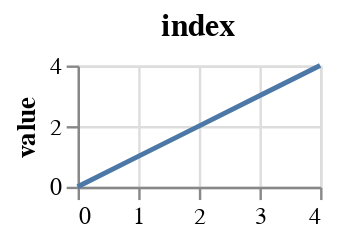

The code cell stored with this chart in its notebook:
### Code cell
import altair as alt
from google.colab import autoviz
df_8375871047186156634 = autoviz.get_registered_df('df_8375871047186156634')

def value_plot(df, y, sort_ascending=False, width=100, height=50):
  if sort_ascending:
    df = df.sort_values(y).reset_index(drop=True)
  return (alt.Chart(df.reset_index()).mark_line()
          .encode(x=alt.X('index', title=''), y=alt.X(y, title='value'))
          .properties(width=width, height=height, title=y))

chart = value_plot(df_8375871047186156634, *['index'], **{})
chart

### Figure 1 — Vega-Lite specification as saved in the notebook (floating-point values rounded to 4 significant figures)
{"config": {"view": {"continuousWidth": 400, "continuousHeight": 300}}, "data": {"name": "data-7220002a714ba2226b7801a4c4fb9818"}, "mark": "line", "encoding": {"x": {"field": "index", "title": "", "type": "quantitative"}, "y": {"field": "index", "title": "value", "type": "quantitative"}}, "height": 50, "title": "index", "width": 100, "$schema": "https://vega.github.io/schema/vega-lite/v4.17.0.json", "datasets": {"data-7220002a714ba2226b7801a4c4fb9818": [{"level_0": 0, "index": 0, "version": 1, "data": {"source": "wikipedia", "id": "3zotghdk5ibi9cex97fepx7jetpso7", "filename": "Vatican_Library.txt", "story": "The Vatican Apostolic Library (), more commonly called the Vatican Library or simply the Vat, is the library of the Holy See, located in Vatican City. Formally established in 1475, although it is much older, it is one of the oldest libraries in the world and contains one of the most significant collections of historical texts. It has 75,000 codices from throughout history, as well as 1.1 million printed books, which include some 8,500 incunabula. \n\nThe Vatican Library is a research library for history, law, philosophy, science and theology. The Vatican Library is open to anyone who can document their qualifications and research needs. Photocopies for private study of pages from books published between 1801 and 1990 can be requested in person or by mail. \n\nIn March 2014, the Vatican Library began an initial four-year project of digitising its collection of manuscripts, to be made available online. \n\nThe Vatican Secret Archives were separated from the library at the beginning of the 17th century; they contain another 150,000 items. \n\nScholars have traditionally divided the history of the library into five periods, Pre-Lateran, Lateran, Avignon, Pre-Vatican and Vatican. \n\nThe Pre-Lateran period, comprising the initial days of the library, dated from the earliest days of the Church. Only a handful of volumes survive from this period, though some are very significant.", "questions": [{"input_text": "When was the Vat formally opened?", "turn_id": 1}, {"input_text": "what is the library for?", "turn_id": 2}, {"input_text": "for what subjects?", "turn_id": 3}, {"input_text": "and?", "turn_id": 4}, {"input_text": "what was started in 2014?", "turn_id": 5}, {"input_text": "how do scholars divide the library?", "turn_id": 6}, {"input_text": "how many?", "turn_id": 7}, {"input_text": "what is the official name of the Vat?", "turn_id": 8}, {"input_text": "where is it?", "turn_id": 9}, {"input_text": "how many printed books does it contain?", "turn_id": 10}, {"input_text": "when were the Secret Archives moved from the rest of the library?", "turn_id": 11}, {"input_text": "how many items are in this secret collection?", "turn_id": 12}, {"input_text": "Can anyone use this library?", "turn_id": 13}, {"input_text": "what must be requested to view?", "turn_id": 14}, {"input_text": "what must be requested in person or by mail?", "turn_id": 15}, {"input_text": "of what books?", "turn_id": 16}, {"input_text": "What is the Vat the library of?", "turn_id": 17}, {"input_text": "How many books survived the Pre Lateran period?", "turn_id": 18}, {"input_text": "what is the point of the project started in 2014?", "turn_id": 19}, {"input_text": "what will this allow?", "turn_id": 20}], "answers": [{"span_start": 151, "span_end": 179, "span_text": "Formally established in 1475", "input_text": "It was formally established in 1475", "turn_id": 1}, {"span_start": 454, "span_end": 494, "span_text": "he Vatican Library is a research library", "input_text": "research", "turn_id": 2}, {"span_start": 457, "span_end": 511, "span_text": "Vatican Library is a research library for history, law", "input_text": "history, and law", "turn_id": 3}, {"span_start": 457, "span_end": 545, "span_text": "Vatican Library is a research library for history, law, philosophy, science and theology", "input_text": "philosophy, science and theology", "turn_id": 4}, {"span_start": 769, "span_end": 879, "span_text": "March 2014, the Vatican Library began an initial four-year project of digitising its collection of manuscripts", "input_text": "a  project", "turn_id": 5}, {"span_start": 1048, "span_end": 1127, "span_text": "Scholars have traditionally divided the history of the library into five period", "input_text": "into periods", "turn_id": 6}, {"span_start": 1048, "span_end": 1128, "span_text": "Scholars have traditionally divided the history of the library into five periods", "input_text": "five", "turn_id": 7}, {"span_start": 4, "span_end": 94, "span_text": "Vatican Apostolic Library (), more commonly called the Vatican Library or simply the Vat, ", "input_text": "The Vatican Apostolic Library", "turn_id": 8}, {"span_start": 94, "span_end": 150, "span_text": "is the library of the Holy See, located in Vatican City.", "input_text": "in Vatican City", "turn_id": 9}, {"span_start": 328, "span_end": 412, "span_text": " It has 75,000 codices from throughout history, as well as 1.1 million printed books", "input_text": "1.1 million", "turn_id": 10}, {"span_start": 917, "span_end": 1009, "span_text": "atican Secret Archives were separated from the library at the beginning of the 17th century;", "input_text": "at the beginning of the 17th century;", "turn_id": 11}, {"span_start": 915, "span_end": 1046, "span_text": " Vatican Secret Archives were separated from the library at the beginning of the 17th century; they contain another 150,000 items. ", "input_text": "150,000", "turn_id": 12}, {"span_start": 546, "span_end": 643, "span_text": " The Vatican Library is open to anyone who can document their qualifications and research needs. ", "input_text": "anyone who can document their qualifications and research needs.", "turn_id": 13}, {"span_start": -1, "span_end": -1, "span_text": "unknown", "input_text": "unknown", "turn_id": 14, "bad_turn": "true"}, {"span_start": 643, "span_end": 764, "span_text": "Photocopies for private study of pages from books published between 1801 and 1990 can be requested in person or by mail. ", "input_text": "Photocopies", "turn_id": 15}, {"span_start": 644, "span_end": 724, "span_text": "hotocopies for private study of pages from books published between 1801 and 1990", "input_text": "only books published between 1801 and 1990", "turn_id": 16}, {"span_start": 78, "span_end": 125, "span_text": "simply the Vat, is the library of the Holy See,", "input_text": "the Holy See", "turn_id": 17}, {"span_start": 1192, "span_end": 1384, "span_text": "Pre-Lateran period, comprising the initial days of the library, dated from the earliest days of the Church. Only a handful of volumes survive from this period, though some are very significant", "input_text": "a handful of volumes", "turn_id": 18}, {"span_start": 785, "span_end": 881, "span_text": "Vatican Library began an initial four-year project of digitising its collection of manuscripts, ", "input_text": "digitising manuscripts", "turn_id": 19}, {"span_start": 868, "span_end": 910, "span_text": "manuscripts, to be made available online. ", "input_text": "them to be viewed online.", "turn_id": 20}], "name": "Vatican_Library.txt"}}, {"level_0": 1, "index": 1, "version": 1, "data": {"source": "cnn", "id": "3wj1oxy92agboo5nlq4r7bndc3t8a8", "filename": "cnn_fe05c61a7e48461f7883cdec387567029614f07b.story", "story": "New York (CNN) -- More than 80 Michael Jackson collectibles -- including the late pop star's famous rhinestone-studded glove from a 1983 performance -- were auctioned off Saturday, reaping a total $2 million. \n\nProfits from the auction at the Hard Rock Cafe in New York's Times Square crushed pre-sale expectations of only $120,000 in sales. \n\nThe highly prized memorabilia, which included items spanning the many stages of Jackson's career, came from more than 30 fans, associates and family members, who contacted Julien's Auctions to sell their gifts and mementos of the singer. \n\nJackson's flashy glove was the big-ticket item of the night, fetching $420,000 from a buyer in Hong Kong, China. Jackson wore the glove at a 1983 performance during \"Motown 25,\" an NBC special where he debuted his revolutionary moonwalk. \n\nFellow Motown star Walter \"Clyde\" Orange of the Commodores, who also performed in the special 26 years ago, said he asked for Jackson's autograph at the time, but Jackson gave him the glove instead. \n\n\"The legacy that [Jackson] left behind is bigger than life for me,\" Orange said. \"I hope that through that glove people can see what he was trying to say in his music and what he said in his music.\" \n\nOrange said he plans to give a portion of the proceeds to charity. \n\nHoffman Ma, who bought the glove on behalf of Ponte 16 Resort in Macau, paid a 25 percent buyer's premium, which was tacked onto all final sales over $50,000. Winners of items less than $50,000 paid a 20 percent premium. ", "questions": [{"input_text": "Where was the Auction held?", "turn_id": 1}, {"input_text": "How much did they make?", "turn_id": 2}, {"input_text": "How much did they expected?", "turn_id": 3}, {"input_text": "WHo buy the Jackson Glove", "turn_id": 4}, {"input_text": "Where was the buyer of the glove from?", "turn_id": 5}], "answers": [{"span_start": 243, "span_end": 284, "span_text": "Hard Rock Cafe in New York's Times Square", "input_text": "Hard Rock Cafe", "turn_id": 1}, {"span_start": 180, "span_end": 210, "span_text": " reaping a total $2 million. \n", "input_text": "$2 million.", "turn_id": 2}, {"span_start": 292, "span_end": 342, "span_text": " pre-sale expectations of only $120,000 in sales. ", "input_text": "$120,000", "turn_id": 3}, {"span_start": 1295, "span_end": 1365, "span_text": "Hoffman Ma, who bought the glove on behalf of Ponte 16 Resort in Macau", "input_text": "Hoffman Ma", "turn_id": 4}, {"span_start": 1331, "span_end": 1366, "span_text": "behalf of Ponte 16 Resort in Macau,", "input_text": "Macau", "turn_id": 5, "bad_turn": "true"}], "name": "cnn_fe05c61a7e48461f7883cdec387567029614f07b.story"}}, {"level_0": 2, "index": 2, "version": 1, "data": {"source": "gutenberg", "id": "3bdcf01ogxu7zdn9vlrbf2rqzwplyf", "filename": "data/gutenberg/txt/Zane Grey___Riders of the Purple Sage.txt/CHAPTER VII_78c077ef5e268383edbec1f1c9d644b1423f889d258d95ff055aa92", "story": "CHAPTER VII. THE DAUGHTER OF WITHERSTEEN \n\n\"Lassiter, will you be my rider?\" Jane had asked him. \n\n\"I reckon so,\" he had replied. \n\nFew as the words were, Jane knew how infinitely much they implied. She wanted him to take charge of her cattle and horse and ranges, and save them if that were possible. Yet, though she could not have spoken aloud all she meant, she was perfectly honest with herself. Whatever the price to be paid, she must keep Lassiter close to her; she must shield from him the man who had led Milly Erne to Cottonwoods. In her fear she so controlled her mind that she did not whisper this Mormon's name to her own soul, she did not even think it. Besides, beyond this thing she regarded as a sacred obligation thrust upon her, was the need of a helper, of a friend, of a champion in this critical time. If she could rule this gun-man, as Venters had called him, if she could even keep him from shedding blood, what strategy to play his flame and his presence against the game of oppression her churchmen were waging against her? Never would she forget the effect on Tull and his men when Venters shouted Lassiter's name. If she could not wholly control Lassiter, then what she could do might put off the fatal day. \n\nOne of her safe racers was a dark bay, and she called him Bells because of the way he struck his iron shoes on the stones. When Jerd led out this slender, beautifully built horse Lassiter suddenly became all eyes. A rider's love of a thoroughbred shone in them. Round and round Bells he walked, plainly weakening all the time in his determination not to take one of Jane's favorite racers. ", "questions": [{"input_text": "What did Venters call Lassiter?", "turn_id": 1}, {"input_text": "Who asked Lassiter to be their rider?", "turn_id": 2}, {"input_text": "Did he agree?", "turn_id": 3}, {"input_text": "Why did she ask him?", "turn_id": 4}, {"input_text": "Did she tell him as much?", "turn_id": 5}, {"input_text": "What was she willing to give up?", "turn_id": 6}, {"input_text": "Where was Milly led to?", "turn_id": 7}, {"input_text": "Who took her there?", "turn_id": 8}, {"input_text": "Whose name would Jane not speak?", "turn_id": 9}, {"input_text": "Did she allow herself to even think it?", "turn_id": 10}, {"input_text": "What was Jane hoping Lassiter would become to her?", "turn_id": 11}, {"input_text": "Who was oppressing her?", "turn_id": 12}, {"input_text": "What was she hoping she could keep from happening to him?", "turn_id": 13}, {"input_text": "Who had shouted Lassiter's name?", "turn_id": 14}, {"input_text": "Who did that affect?", "turn_id": 15}, {"input_text": "Did Jane think she could control Lassiter?", "turn_id": 16}, {"input_text": "Who is Bells?", "turn_id": 17}, {"input_text": "How did he get his name?", "turn_id": 18}, {"input_text": "Was Lassiter impressed with the horse?", "turn_id": 19}, {"input_text": "Did he want to take him for himself?", "turn_id": 20}], "answers": [{"span_start": 841, "span_end": 880, "span_text": "this gun-man, as Venters had called him", "input_text": "gun-man", "turn_id": 1}, {"span_start": 43, "span_end": 97, "span_text": "\"Lassiter, will you be my rider?\" Jane had asked him. ", "input_text": "Jane", "turn_id": 2}, {"span_start": 99, "span_end": 129, "span_text": "\"I reckon so,\" he had replied.", "input_text": "Yes", "turn_id": 3}, {"span_start": 199, "span_end": 301, "span_text": "She wanted him to take charge of her cattle and horse and ranges, and save them if that were possible.", "input_text": "to take charge of her cattle and horse and ranges, and save them", "turn_id": 4}, {"span_start": 307, "span_end": 360, "span_text": "though she could not have spoken aloud all she meant,", "input_text": "No", "turn_id": 5}, {"span_start": 400, "span_end": 429, "span_text": "Whatever the price to be paid", "input_text": "Whatever the price to be paid", "turn_id": 6}, {"span_start": 509, "span_end": 538, "span_text": "led Milly Erne to Cottonwoods", "input_text": "Cottonwoods", "turn_id": 7}, {"span_start": 493, "span_end": 538, "span_text": "the man who had led Milly Erne to Cottonwoods", "input_text": "A man", "turn_id": 8}, {"span_start": 604, "span_end": 622, "span_text": "this Mormon's name", "input_text": "this Mormon's name", "turn_id": 9}, {"span_start": 640, "span_end": 666, "span_text": "she did not even think it.", "input_text": "No", "turn_id": 10}, {"span_start": 751, "span_end": 798, "span_text": "the need of a helper, of a friend, of a champio", "input_text": "a helper, of a friend, of a champion", "turn_id": 11}, {"span_start": 991, "span_end": 1047, "span_text": "game of oppression her churchmen were waging against her", "input_text": "her churchmen", "turn_id": 12}, {"span_start": 885, "span_end": 928, "span_text": "she could even keep him from shedding blood", "input_text": "shedding blood", "turn_id": 13}, {"span_start": 1108, "span_end": 1140, "span_text": "Venters shouted Lassiter's name.", "input_text": "Venters", "turn_id": 14}, {"span_start": 1071, "span_end": 1140, "span_text": " the effect on Tull and his men when Venters shouted Lassiter's name.", "input_text": "Tull and his men", "turn_id": 15}, {"span_start": 1141, "span_end": 1205, "span_text": "If she could not wholly control Lassiter, then what she could do", "input_text": "No", "turn_id": 16}, {"span_start": 1237, "span_end": 1300, "span_text": "One of her safe racers was a dark bay, and she called him Bells", "input_text": "One of her safe racers", "turn_id": 17}, {"span_start": 1280, "span_end": 1360, "span_text": "she called him Bells because of the way he struck his iron shoes on the stones. ", "input_text": "because of the way he struck his iron shoes on the stones.", "turn_id": 18}, {"span_start": 1360, "span_end": 1450, "span_text": "When Jerd led out this slender, beautifully built horse Lassiter suddenly became all eyes.", "input_text": "Yes", "turn_id": 19}, {"span_start": 1532, "span_end": 1625, "span_text": "plainly weakening all the time in his determination not to take one of Jane's favorite racers", "input_text": "Yes", "turn_id": 20}], "name": "data/gutenberg/txt/Zane Grey___Riders of the Purple Sage.txt/CHAPTER VII_78c077ef5e268383edbec1f1c9d644b1423f889d258d95ff055aa92"}}, {"level_0": 3, "index": 3, "version": 1, "data": {"source": "cnn", "id": "3ewijtffvo7wwchw6rtyaf7mfwte0p", "filename": "cnn_0c518067e0df811501e46b2e1cd1ce511f1645b7.story", "story": "(CNN) -- The longest-running holiday special still has a very shiny nose. \n\n\"Rudolph the Red-Nosed Reindeer\" premiered on television December 6, 1964, and is now one of the holiday season's perennial favorites. The story of the reindeer who saves Christmas is beloved among children and adults alike. \n\nThe Rankin-Bass animated film production company used Japanese puppets and stop motion to tell the tale, bolstered by a soundtrack featuring Burl Ives' rendition of the theme song. \n\nIn the story, Santa's reindeer Donner and his wife have a son, Rudolph, who has the distinction of a nose that glows. He runs away after being made to feel an outcast and links up with an elf who dreams of becoming a dentist and an adventurer seeking silver and gold. \n\nAfter ending up on the Island of Misfit Toys and wandering for a while, Rudolph goes on to save his loved ones from the Abominable Snow Monster and guides Santa through a blizzard that threatens to ruin Christmas. \n\nIn 2006, the New York Times reported that fans drove for miles to see the Rudolph and Santa Claus puppets at the Center for Puppetry Arts in Atlanta. The pair were thought to be the last of the surviving production puppets. They had been taken home by a production company employee and given to her children after filming was completed. \n\n\"In 2005, the nephew of the original rescuer found the puppets in a family attic and brought them to be appraised on the PBS series 'Antiques Roadshow,' \" the Times said. \"Created for about $5,000 each in 1964, they were valued at $8,000 to $10,000 for the pair. The family sold both figures to Kevin A. Kriess, the president of TimeandSpaceToys.com and a lifelong fan of the Rankin-Bass films.\" ", "questions": [{"input_text": "Who is Rudolph's father?", "turn_id": 1}, {"input_text": "Why does Rudolph run away?", "turn_id": 2}, {"input_text": "What makes him different from the other reindeer?", "turn_id": 3}, {"input_text": "Who does he save during a snow storm?", "turn_id": 4}, {"input_text": "Does he save Christmas?", "turn_id": 5}, {"input_text": "What Island does he travel to?", "turn_id": 6}, {"input_text": "Which company produced the movie?", "turn_id": 7}, {"input_text": "When did it premiere?", "turn_id": 8}, {"input_text": "What methods were used in filming the movie?", "turn_id": 9}, {"input_text": "Are all of the puppets still in existence?", "turn_id": 10}, {"input_text": "How many remain?", "turn_id": 11}, {"input_text": "Which?", "turn_id": 12}, {"input_text": "Where had they been stored since their use in the show?", "turn_id": 13}, {"input_text": "When were they rediscovered?", "turn_id": 14}, {"input_text": "When were they put on display?", "turn_id": 15}, {"input_text": "Where?", "turn_id": 16}, {"input_text": "How much did they appraise for in 2005?", "turn_id": 17}, {"input_text": "How much did they originally cost to produce?", "turn_id": 18}, {"input_text": "What year were they made?", "turn_id": 19}, {"input_text": "Who bought them?", "turn_id": 20}], "answers": [{"span_start": 500, "span_end": 557, "span_text": "Santa's reindeer Donner and his wife have a son, Rudolph,", "input_text": "Donner", "turn_id": 1}, {"span_start": 604, "span_end": 653, "span_text": "He runs away after being made to feel an outcast ", "input_text": "he felt like an outcast", "turn_id": 2}, {"span_start": 548, "span_end": 602, "span_text": " Rudolph, who has the distinction of a nose that glows", "input_text": "his nose glows", "turn_id": 3}, {"span_start": 828, "span_end": 970, "span_text": "Rudolph goes on to save his loved ones from the Abominable Snow Monster and guides Santa through a blizzard that threatens to ruin Christmas. ", "input_text": "his loved ones", "turn_id": 4}, {"span_start": 904, "span_end": 970, "span_text": "guides Santa through a blizzard that threatens to ruin Christmas. ", "input_text": "yes", "turn_id": 5}, {"span_start": 756, "span_end": 800, "span_text": "After ending up on the Island of Misfit Toys", "input_text": "the Island of Misfit Toys", "turn_id": 6}, {"span_start": 303, "span_end": 406, "span_text": "The Rankin-Bass animated film production company used Japanese puppets and stop motion to tell the tale", "input_text": "Rankin-Bass", "turn_id": 7}, {"span_start": 76, "span_end": 149, "span_text": "\"Rudolph the Red-Nosed Reindeer\" premiered on television December 6, 1964", "input_text": "December 6, 1964", "turn_id": 8}, {"span_start": 303, "span_end": 406, "span_text": "The Rankin-Bass animated film production company used Japanese puppets and stop motion to tell the tale", "input_text": "Japanese puppets and stop motion", "turn_id": 9}, {"span_start": 1122, "span_end": 1196, "span_text": "The pair were thought to be the last of the surviving production puppets. ", "input_text": "no", "turn_id": 10}, {"span_start": 1122, "span_end": 1196, "span_text": "The pair were thought to be the last of the surviving production puppets. ", "input_text": "two", "turn_id": 11}, {"span_start": 1041, "span_end": 1158, "span_text": " the Rudolph and Santa Claus puppets at the Center for Puppetry Arts in Atlanta. The pair were thought to be the last", "input_text": "Rudolph and Santa Claus", "turn_id": 12}, {"span_start": 1320, "span_end": 1392, "span_text": " the nephew of the original rescuer found the puppets in a family attic ", "input_text": "in a family attic", "turn_id": 13}, {"span_start": 1312, "span_end": 1374, "span_text": "In 2005, the nephew of the original rescuer found the puppets ", "input_text": "In 2005", "turn_id": 14}, {"span_start": 972, "span_end": 1042, "span_text": "In 2006, the New York Times reported that fans drove for miles to see ", "input_text": "In 2006", "turn_id": 15}, {"span_start": 972, "span_end": 1120, "span_text": "In 2006, the New York Times reported that fans drove for miles to see the Rudolph and Santa Claus puppets at the Center for Puppetry Arts in Atlanta", "input_text": "the Center for Puppetry Arts", "turn_id": 16}, {"span_start": 1521, "span_end": 1572, "span_text": " they were valued at $8,000 to $10,000 for the pair", "input_text": "$8,000 to $10,000 for the pair", "turn_id": 17}, {"span_start": 1482, "span_end": 1512, "span_text": "\"Created for about $5,000 each", "input_text": "about $5,000 each", "turn_id": 18}, {"span_start": 1483, "span_end": 1520, "span_text": "Created for about $5,000 each in 1964", "input_text": "1964", "turn_id": 19}, {"span_start": 1573, "span_end": 1621, "span_text": " The family sold both figures to Kevin A. Kriess", "input_text": "Kevin A. Kriess", "turn_id": 20}], "name": "cnn_0c518067e0df811501e46b2e1cd1ce511f1645b7.story"}}, {"level_0": 4, "index": 4, "version": 1, "data": {"source": "gutenberg", "id": "3urfvvm165iantk80llvkwwbjs7uzh", "filename": "data/gutenberg/txt/Rafael Sabatini___Love-at-Arms.txt/CHAPTER XXIV_fda8193c6ee1bb314fcc5db76d39750371ceb652ccc85aeb5be1cf5", "story": "CHAPTER XXIV. THE INTERRUPTED MASS \n\nThe morning of that Wednesday of Corpus Christi, fateful to all concerned in this chronicle, dawned misty and grey, and the air was chilled by the wind that blew from the sea. The chapel bell tinkled out its summons, and the garrison trooped faithfully to Mass. \n\nPresently came Monna Valentina, followed by her ladies, her pages, and lastly, Peppe, wearing under his thin mask of piety an air of eager anxiety and unrest. Valentina was very pale, and round her eyes there were dark circles that told of sleeplessness, and as she bowed her head in prayer, her ladies observed that tears were falling on the illuminated Mass-book over which she bent. And now came Fra Domenico from the sacristy in the white chasuble that the Church ordains for the Corpus Christi feast, followed by a page in a clerkly gown of black, and the Mass commenced. \n\nThere were absent only from the gathering Gonzaga and Fortemani, besides a sentry and the three prisoners. Francesco and his two followers. \n\nGonzaga had presented himself to Valentina with the plausible tale that, as the events of which Fanfulla's letter had given them knowledge might lead Gian Maria at any moment to desperate measures, it might be well that he should reinforce the single man-at-arms patrolling the walls. Valentina, little recking now whether the castle held or fell, and still less such trifles as Gonzaga's attendance at Mass, had assented without heeding the import of what he said. \n\nAnd so, his face drawn and his body quivering with the excitement of what he was about to do, Gonzaga had repaired to the ramparts so soon as he had seen them all safely into chapel. The sentinel was that same clerkly youth Aventano, who had read to the soldiers that letter Gian Maria had sent Gonzaga. This the courtier accepted as a good omen. If a man there was among the soldiery at Roccaleone with whom he deemed that he had an account to settle, that man was Aventano. ", "questions": [{"input_text": "Who arrived at the church?", "turn_id": 1}, {"input_text": "Who was followed by a clerk dressed in black?", "turn_id": 2}, {"input_text": "Who was crying?", "turn_id": 3}, {"input_text": "Who noticed it?", "turn_id": 4}, {"input_text": "Did any others arrive with her?", "turn_id": 5}, {"input_text": "What other group of people were in her group?", "turn_id": 6}, {"input_text": "And who in the group was anxious?", "turn_id": 7}, {"input_text": "Was she well-rested?", "turn_id": 8}, {"input_text": "Who should be reinforced?", "turn_id": 9}, {"input_text": "Who thought these measures were required?", "turn_id": 10}], "answers": [{"span_start": 254, "span_end": 297, "span_text": "and the garrison trooped faithfully to Mass", "input_text": "the garrison first", "turn_id": 1}, {"span_start": 687, "span_end": 853, "span_text": "And now came Fra Domenico from the sacristy in the white chasuble that the Church ordains for the Corpus Christi feast, followed by a page in a clerkly gown of black,", "input_text": "Fra. Domenico", "turn_id": 2}, {"span_start": 459, "span_end": 684, "span_text": " Valentina was very pale, and round her eyes there were dark circles that told of sleeplessness, and as she bowed her head in prayer, her ladies observed that tears were falling on the illuminated Mass-book over which she ben", "input_text": "Valentina", "turn_id": 3}, {"span_start": 592, "span_end": 665, "span_text": " her ladies observed that tears were falling on the illuminated Mass-book", "input_text": "her ladies", "turn_id": 4}, {"span_start": 301, "span_end": 386, "span_text": "Presently came Monna Valentina, followed by her ladies, her pages, and lastly, Peppe,", "input_text": "yes", "turn_id": 5}, {"span_start": 311, "span_end": 386, "span_text": "came Monna Valentina, followed by her ladies, her pages, and lastly, Peppe,", "input_text": "her pages", "turn_id": 6}, {"span_start": 378, "span_end": 460, "span_text": ", Peppe, wearing under his thin mask of piety an air of eager anxiety and unrest. ", "input_text": ", Peppe", "turn_id": 7}, {"span_start": 490, "span_end": 553, "span_text": "ound her eyes there were dark circles that told of sleeplessnes", "input_text": "no", "turn_id": 8}, {"span_start": 1221, "span_end": 1307, "span_text": "t might be well that he should reinforce the single man-at-arms patrolling the walls. ", "input_text": "the single man-at-arms patrolling the walls.", "turn_id": 9}, {"span_start": 1172, "span_end": 1304, "span_text": "Gian Maria at any moment to desperate measures, it might be well that he should reinforce the single man-at-arms patrolling the wall", "input_text": "Gian Maria", "turn_id": 10, "bad_turn": "true"}], "name": "data/gutenberg/txt/Rafael Sabatini___Love-at-Arms.txt/CHAPTER XXIV_fda8193c6ee1bb314fcc5db76d39750371ceb652ccc85aeb5be1cf5"}}]}}
